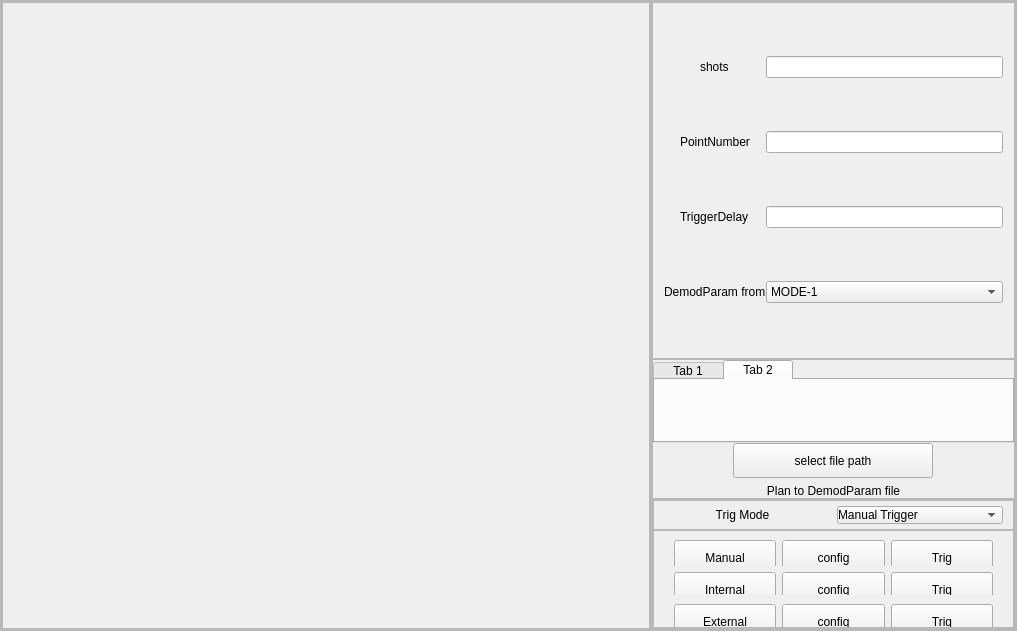
<?xml version="1.0" encoding="UTF-8"?>
<ui version="4.0">
 <class>Form</class>
 <widget class="QWidget" name="Form">
  <property name="geometry">
   <rect>
    <x>0</x>
    <y>0</y>
    <width>1017</width>
    <height>631</height>
   </rect>
  </property>
  <property name="windowTitle">
   <string>Form</string>
  </property>
  <layout class="QGridLayout" name="gridLayout_2">
   <property name="leftMargin">
    <number>0</number>
   </property>
   <property name="topMargin">
    <number>0</number>
   </property>
   <property name="rightMargin">
    <number>0</number>
   </property>
   <property name="bottomMargin">
    <number>0</number>
   </property>
   <property name="spacing">
    <number>0</number>
   </property>
   <item row="0" column="0">
    <widget class="QFrame" name="frame_39">
     <property name="sizePolicy">
      <sizepolicy hsizetype="Expanding" vsizetype="Expanding">
       <horstretch>0</horstretch>
       <verstretch>0</verstretch>
      </sizepolicy>
     </property>
     <property name="minimumSize">
      <size>
       <width>946</width>
       <height>500</height>
      </size>
     </property>
     <property name="frameShape">
      <enum>QFrame::StyledPanel</enum>
     </property>
     <property name="frameShadow">
      <enum>QFrame::Raised</enum>
     </property>
     <layout class="QHBoxLayout" name="horizontalLayout_28">
      <property name="spacing">
       <number>0</number>
      </property>
      <property name="leftMargin">
       <number>0</number>
      </property>
      <property name="topMargin">
       <number>0</number>
      </property>
      <property name="rightMargin">
       <number>0</number>
      </property>
      <property name="bottomMargin">
       <number>0</number>
      </property>
      <item>
       <widget class="QFrame" name="frame_40">
        <property name="minimumSize">
         <size>
          <width>650</width>
          <height>0</height>
         </size>
        </property>
        <property name="frameShape">
         <enum>QFrame::StyledPanel</enum>
        </property>
        <property name="frameShadow">
         <enum>QFrame::Raised</enum>
        </property>
        <layout class="QGridLayout" name="gridLayout_3">
         <property name="leftMargin">
          <number>0</number>
         </property>
         <property name="topMargin">
          <number>0</number>
         </property>
         <property name="rightMargin">
          <number>0</number>
         </property>
         <property name="bottomMargin">
          <number>0</number>
         </property>
         <property name="spacing">
          <number>0</number>
         </property>
         <item row="0" column="0">
          <widget class="QScrollArea" name="scrollArea">
           <property name="widgetResizable">
            <bool>true</bool>
           </property>
           <widget class="QWidget" name="scrollAreaWidgetContents">
            <property name="geometry">
             <rect>
              <x>0</x>
              <y>0</y>
              <width>646</width>
              <height>625</height>
             </rect>
            </property>
            <layout class="QGridLayout" name="gridLayout_6">
             <property name="leftMargin">
              <number>0</number>
             </property>
             <property name="topMargin">
              <number>0</number>
             </property>
             <property name="rightMargin">
              <number>0</number>
             </property>
             <property name="bottomMargin">
              <number>0</number>
             </property>
             <property name="spacing">
              <number>0</number>
             </property>
             <item row="0" column="0">
              <layout class="QGridLayout" name="gridLayout_4">
               <property name="spacing">
                <number>0</number>
               </property>
              </layout>
             </item>
            </layout>
           </widget>
          </widget>
         </item>
        </layout>
       </widget>
      </item>
      <item>
       <widget class="QFrame" name="frame_41">
        <property name="minimumSize">
         <size>
          <width>288</width>
          <height>0</height>
         </size>
        </property>
        <property name="frameShape">
         <enum>QFrame::StyledPanel</enum>
        </property>
        <property name="frameShadow">
         <enum>QFrame::Raised</enum>
        </property>
        <layout class="QVBoxLayout" name="verticalLayout_9">
         <property name="spacing">
          <number>0</number>
         </property>
         <property name="leftMargin">
          <number>0</number>
         </property>
         <property name="topMargin">
          <number>0</number>
         </property>
         <property name="rightMargin">
          <number>0</number>
         </property>
         <property name="bottomMargin">
          <number>0</number>
         </property>
         <item>
          <widget class="QFrame" name="frame_42">
           <property name="frameShape">
            <enum>QFrame::StyledPanel</enum>
           </property>
           <property name="frameShadow">
            <enum>QFrame::Raised</enum>
           </property>
           <layout class="QGridLayout" name="gridLayout_5">
            <property name="leftMargin">
             <number>11</number>
            </property>
            <property name="topMargin">
             <number>0</number>
            </property>
            <property name="rightMargin">
             <number>11</number>
            </property>
            <property name="bottomMargin">
             <number>0</number>
            </property>
            <property name="spacing">
             <number>0</number>
            </property>
            <item row="0" column="1">
             <widget class="QLineEdit" name="shots"/>
            </item>
            <item row="0" column="0" alignment="Qt::AlignHCenter">
             <widget class="QLabel" name="label_3">
              <property name="text">
               <string>shots</string>
              </property>
             </widget>
            </item>
            <item row="2" column="0" alignment="Qt::AlignHCenter">
             <widget class="QLabel" name="teigger">
              <property name="text">
               <string>TriggerDelay</string>
              </property>
             </widget>
            </item>
            <item row="1" column="1">
             <widget class="QLineEdit" name="PointNumber"/>
            </item>
            <item row="1" column="0" alignment="Qt::AlignHCenter">
             <widget class="QLabel" name="label_4">
              <property name="text">
               <string>PointNumber</string>
              </property>
             </widget>
            </item>
            <item row="3" column="0">
             <widget class="QLabel" name="label_5">
              <property name="text">
               <string>DemodParam from</string>
              </property>
             </widget>
            </item>
            <item row="3" column="1">
             <widget class="QComboBox" name="MODE">
              <property name="toolTipDuration">
               <number>0</number>
              </property>
              <item>
               <property name="text">
                <string>MODE-1</string>
               </property>
              </item>
              <item>
               <property name="text">
                <string>MODE-2</string>
               </property>
              </item>
             </widget>
            </item>
            <item row="2" column="1">
             <widget class="QLineEdit" name="triggerdelay"/>
            </item>
           </layout>
          </widget>
         </item>
         <item>
          <widget class="QFrame" name="frame_43">
           <property name="maximumSize">
            <size>
             <width>16777215</width>
             <height>140</height>
            </size>
           </property>
           <property name="frameShape">
            <enum>QFrame::StyledPanel</enum>
           </property>
           <property name="frameShadow">
            <enum>QFrame::Raised</enum>
           </property>
           <layout class="QVBoxLayout" name="verticalLayout_2">
            <property name="spacing">
             <number>0</number>
            </property>
            <property name="leftMargin">
             <number>0</number>
            </property>
            <property name="topMargin">
             <number>0</number>
            </property>
            <property name="rightMargin">
             <number>0</number>
            </property>
            <property name="bottomMargin">
             <number>0</number>
            </property>
            <item>
             <widget class="QWidget" name="MODE1" native="true">
              <layout class="QGridLayout" name="gridLayout">
               <property name="leftMargin">
                <number>0</number>
               </property>
               <property name="topMargin">
                <number>0</number>
               </property>
               <property name="rightMargin">
                <number>0</number>
               </property>
               <property name="bottomMargin">
                <number>0</number>
               </property>
               <property name="spacing">
                <number>0</number>
               </property>
               <item row="0" column="0">
                <widget class="QTabWidget" name="tabWidget">
                 <property name="styleSheet">
                  <string notr="true">QTabBar::tab{width:70px;}
QTabBar::tab{height:20px;}</string>
                 </property>
                 <property name="currentIndex">
                  <number>1</number>
                 </property>
                 <widget class="QWidget" name="tab">
                  <attribute name="title">
                   <string>Tab 1</string>
                  </attribute>
                  <layout class="QGridLayout" name="gridLayout_8">
                   <property name="leftMargin">
                    <number>0</number>
                   </property>
                   <property name="topMargin">
                    <number>0</number>
                   </property>
                   <property name="rightMargin">
                    <number>0</number>
                   </property>
                   <property name="bottomMargin">
                    <number>0</number>
                   </property>
                   <property name="spacing">
                    <number>0</number>
                   </property>
                  </layout>
                 </widget>
                 <widget class="QWidget" name="tab_2">
                  <attribute name="title">
                   <string>Tab 2</string>
                  </attribute>
                 </widget>
                </widget>
               </item>
              </layout>
             </widget>
            </item>
            <item>
             <widget class="QWidget" name="MODE2" native="true">
              <property name="maximumSize">
               <size>
                <width>16777215</width>
                <height>16777215</height>
               </size>
              </property>
              <property name="toolTipDuration">
               <number>0</number>
              </property>
              <layout class="QVBoxLayout" name="verticalLayout_3">
               <property name="topMargin">
                <number>0</number>
               </property>
               <property name="bottomMargin">
                <number>0</number>
               </property>
               <item alignment="Qt::AlignHCenter">
                <widget class="QPushButton" name="select_file_path">
                 <property name="minimumSize">
                  <size>
                   <width>200</width>
                   <height>35</height>
                  </size>
                 </property>
                 <property name="maximumSize">
                  <size>
                   <width>200</width>
                   <height>16777215</height>
                  </size>
                 </property>
                 <property name="text">
                  <string>select file path</string>
                 </property>
                </widget>
               </item>
               <item>
                <widget class="QLabel" name="file_path">
                 <property name="maximumSize">
                  <size>
                   <width>16777215</width>
                   <height>25</height>
                  </size>
                 </property>
                 <property name="text">
                  <string>Plan to DemodParam file</string>
                 </property>
                 <property name="textFormat">
                  <enum>Qt::AutoText</enum>
                 </property>
                 <property name="alignment">
                  <set>Qt::AlignCenter</set>
                 </property>
                </widget>
               </item>
              </layout>
             </widget>
            </item>
           </layout>
          </widget>
         </item>
         <item>
          <widget class="QFrame" name="frame_44">
           <property name="maximumSize">
            <size>
             <width>16777215</width>
             <height>130</height>
            </size>
           </property>
           <property name="frameShape">
            <enum>QFrame::StyledPanel</enum>
           </property>
           <property name="frameShadow">
            <enum>QFrame::Raised</enum>
           </property>
           <layout class="QVBoxLayout" name="verticalLayout_10">
            <property name="spacing">
             <number>0</number>
            </property>
            <property name="leftMargin">
             <number>0</number>
            </property>
            <property name="topMargin">
             <number>0</number>
            </property>
            <property name="rightMargin">
             <number>0</number>
            </property>
            <property name="bottomMargin">
             <number>0</number>
            </property>
            <item>
             <widget class="QFrame" name="frame_45">
              <property name="minimumSize">
               <size>
                <width>0</width>
                <height>30</height>
               </size>
              </property>
              <property name="maximumSize">
               <size>
                <width>16777215</width>
                <height>30</height>
               </size>
              </property>
              <property name="frameShape">
               <enum>QFrame::StyledPanel</enum>
              </property>
              <property name="frameShadow">
               <enum>QFrame::Raised</enum>
              </property>
              <layout class="QHBoxLayout" name="horizontalLayout_29">
               <property name="leftMargin">
                <number>0</number>
               </property>
               <property name="topMargin">
                <number>0</number>
               </property>
               <property name="rightMargin">
                <number>0</number>
               </property>
               <property name="bottomMargin">
                <number>0</number>
               </property>
               <item>
                <widget class="QLabel" name="label_9">
                 <property name="text">
                  <string>Trig Mode</string>
                 </property>
                 <property name="alignment">
                  <set>Qt::AlignCenter</set>
                 </property>
                </widget>
               </item>
               <item>
                <widget class="QComboBox" name="Trig_Mode">
                 <property name="minimumSize">
                  <size>
                   <width>160</width>
                   <height>0</height>
                  </size>
                 </property>
                 <property name="styleSheet">
                  <string notr="true">margin-right:10px;</string>
                 </property>
                 <item>
                  <property name="text">
                   <string>Manual Trigger</string>
                  </property>
                 </item>
                 <item>
                  <property name="text">
                   <string>Internl Trigger</string>
                  </property>
                 </item>
                 <item>
                  <property name="text">
                   <string>Externl Trigger</string>
                  </property>
                 </item>
                </widget>
               </item>
              </layout>
             </widget>
            </item>
            <item>
             <widget class="QFrame" name="frame_46">
              <property name="maximumSize">
               <size>
                <width>16777215</width>
                <height>16777215</height>
               </size>
              </property>
              <property name="frameShape">
               <enum>QFrame::StyledPanel</enum>
              </property>
              <property name="frameShadow">
               <enum>QFrame::Raised</enum>
              </property>
              <layout class="QVBoxLayout" name="verticalLayout">
               <property name="spacing">
                <number>0</number>
               </property>
               <property name="leftMargin">
                <number>11</number>
               </property>
               <property name="topMargin">
                <number>0</number>
               </property>
               <property name="rightMargin">
                <number>11</number>
               </property>
               <property name="bottomMargin">
                <number>0</number>
               </property>
               <item>
                <widget class="QWidget" name="widget_manual" native="true">
                 <property name="minimumSize">
                  <size>
                   <width>0</width>
                   <height>35</height>
                  </size>
                 </property>
                 <layout class="QHBoxLayout" name="horizontalLayout">
                  <item>
                   <widget class="QPushButton" name="pushButton">
                    <property name="minimumSize">
                     <size>
                      <width>0</width>
                      <height>35</height>
                     </size>
                    </property>
                    <property name="text">
                     <string>Manual</string>
                    </property>
                   </widget>
                  </item>
                  <item>
                   <widget class="QPushButton" name="manualconfig">
                    <property name="minimumSize">
                     <size>
                      <width>0</width>
                      <height>35</height>
                     </size>
                    </property>
                    <property name="text">
                     <string>config</string>
                    </property>
                   </widget>
                  </item>
                  <item>
                   <widget class="QPushButton" name="manualtrig">
                    <property name="minimumSize">
                     <size>
                      <width>0</width>
                      <height>35</height>
                     </size>
                    </property>
                    <property name="text">
                     <string>Trig</string>
                    </property>
                   </widget>
                  </item>
                 </layout>
                </widget>
               </item>
               <item>
                <widget class="QWidget" name="widget_internal" native="true">
                 <layout class="QHBoxLayout" name="horizontalLayout_2">
                  <item>
                   <widget class="QPushButton" name="pushButton_6">
                    <property name="minimumSize">
                     <size>
                      <width>0</width>
                      <height>35</height>
                     </size>
                    </property>
                    <property name="text">
                     <string>Internal</string>
                    </property>
                   </widget>
                  </item>
                  <item>
                   <widget class="QPushButton" name="interconfig">
                    <property name="minimumSize">
                     <size>
                      <width>0</width>
                      <height>35</height>
                     </size>
                    </property>
                    <property name="text">
                     <string>config</string>
                    </property>
                   </widget>
                  </item>
                  <item>
                   <widget class="QPushButton" name="intertrig">
                    <property name="minimumSize">
                     <size>
                      <width>0</width>
                      <height>35</height>
                     </size>
                    </property>
                    <property name="text">
                     <string>Trig</string>
                    </property>
                   </widget>
                  </item>
                 </layout>
                </widget>
               </item>
               <item>
                <widget class="QWidget" name="widget_external" native="true">
                 <layout class="QHBoxLayout" name="horizontalLayout_3">
                  <item>
                   <widget class="QPushButton" name="pushButton_9">
                    <property name="minimumSize">
                     <size>
                      <width>0</width>
                      <height>35</height>
                     </size>
                    </property>
                    <property name="text">
                     <string>External</string>
                    </property>
                   </widget>
                  </item>
                  <item>
                   <widget class="QPushButton" name="exterconfig">
                    <property name="minimumSize">
                     <size>
                      <width>0</width>
                      <height>35</height>
                     </size>
                    </property>
                    <property name="text">
                     <string>config</string>
                    </property>
                   </widget>
                  </item>
                  <item>
                   <widget class="QPushButton" name="extertrig">
                    <property name="minimumSize">
                     <size>
                      <width>0</width>
                      <height>35</height>
                     </size>
                    </property>
                    <property name="text">
                     <string>Trig</string>
                    </property>
                   </widget>
                  </item>
                 </layout>
                </widget>
               </item>
              </layout>
             </widget>
            </item>
           </layout>
          </widget>
         </item>
        </layout>
       </widget>
      </item>
     </layout>
    </widget>
   </item>
  </layout>
 </widget>
 <resources/>
 <connections/>
</ui>
